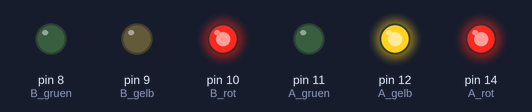
A sketch run on a simulated Arduino Uno, built with avr-gcc and run on an emulated ATmega328P. Parts: output pins drawn as LEDs (lit = HIGH).

Above: at 2.5 s.
At 5.0 s:
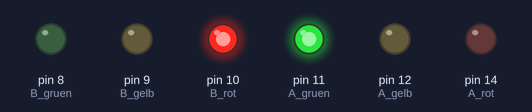
At 7.5 s:
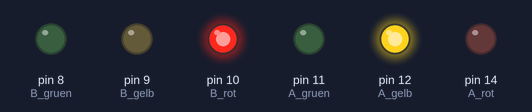
At 8.5 s:
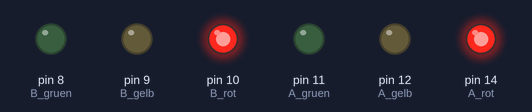
At 12.0 s:
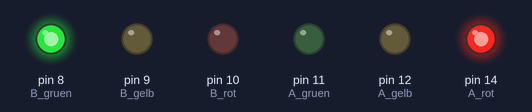
At 14.5 s:
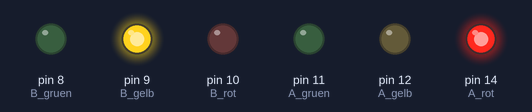
Timing chart, 0 to 20.2 s (numbered marks = the images above):
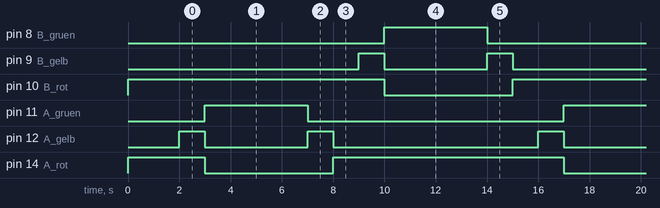

Measured:
- by itself, pin 8 (B_gruen), pin 11 (A_gruen): alternates HIGH for 4.0 s and LOW for 10.0 s
- by itself, pin 9 (B_gelb), pin 12 (A_gelb): repeats every 14.0 s: LOW 4.0 s, HIGH 1.0 s, LOW 8.0 s, HIGH 1.0 s
- by itself, pin 10 (B_rot), pin 14 (A_rot): alternates HIGH for 9.0 s and LOW for 5.0 s

The sketch:

ZweiAmpelnAnDerKreuzung.ino
```cpp
// =====================================================================
// Zwei Ampeln an der Kreuzung
// A und B stehen sich gegenueber. Nie sind beide gleichzeitig gruen!
// =====================================================================

int A_rot = 14;  int A_gelb = 12;  int A_gruen = 11;
int B_rot = 10;  int B_gelb =  9;  int B_gruen =  8;

int DauerGruen    = 4000;
int DauerGelb     = 1000;
int DauerRotGelb  = 1000;
int DauerBeideRot = 1000;   // Sicherheitspause

// ---- Ampel A ----
void ampelA_rot() {
  digitalWrite(A_rot,   HIGH);
  digitalWrite(A_gelb,  LOW);
  digitalWrite(A_gruen, LOW);
}
void ampelA_rotGelb() {
  digitalWrite(A_rot,   HIGH);
  digitalWrite(A_gelb,  HIGH);
  digitalWrite(A_gruen, LOW);
}
void ampelA_gruen() {
  digitalWrite(A_rot,   LOW);
  digitalWrite(A_gelb,  LOW);
  digitalWrite(A_gruen, HIGH);
}
void ampelA_gelb() {
  digitalWrite(A_rot,   LOW);
  digitalWrite(A_gelb,  HIGH);
  digitalWrite(A_gruen, LOW);
}

// ---- Ampel B: genauso, nur mit B_ ----
void ampelB_rot() {
  digitalWrite(B_rot,   HIGH);
  digitalWrite(B_gelb,  LOW);
  digitalWrite(B_gruen, LOW);
}
void ampelB_rotGelb() {
  digitalWrite(B_rot,   HIGH);
  digitalWrite(B_gelb,  HIGH);
  digitalWrite(B_gruen, LOW);
}
void ampelB_gruen() {
  digitalWrite(B_rot,   LOW);
  digitalWrite(B_gelb,  LOW);
  digitalWrite(B_gruen, HIGH);
}
void ampelB_gelb() {
  digitalWrite(B_rot,   LOW);
  digitalWrite(B_gelb,  HIGH);
  digitalWrite(B_gruen, LOW);
}

void setup() {
  pinMode(A_rot,   OUTPUT);
  pinMode(A_gelb,  OUTPUT);
  pinMode(A_gruen, OUTPUT);
  pinMode(B_rot,   OUTPUT);
  pinMode(B_gelb,  OUTPUT);
  pinMode(B_gruen, OUTPUT);

  ampelA_rot();
  ampelB_rot();   // Start: beide rot
  delay(2000);
}

void loop() {
  // ---- Richtung A darf fahren, B bleibt rot ----
  ampelB_rot();
  ampelA_rotGelb();
  delay(DauerRotGelb);
  ampelA_gruen();
  delay(DauerGruen);
  ampelA_gelb();
  delay(DauerGelb);
  ampelA_rot();
  delay(DauerBeideRot);        // beide rot

  // ---- Richtung B darf fahren ----
  ampelB_rotGelb();
  delay(DauerRotGelb);
  ampelB_gruen();
  delay(DauerGruen);
  ampelB_gelb();
  delay(DauerGelb);
  ampelB_rot();
  delay(DauerBeideRot);
}

// Warum sind kurz BEIDE rot? Damit die Kreuzung
// wirklich leer ist, bevor die naechste losfaehrt.
```
